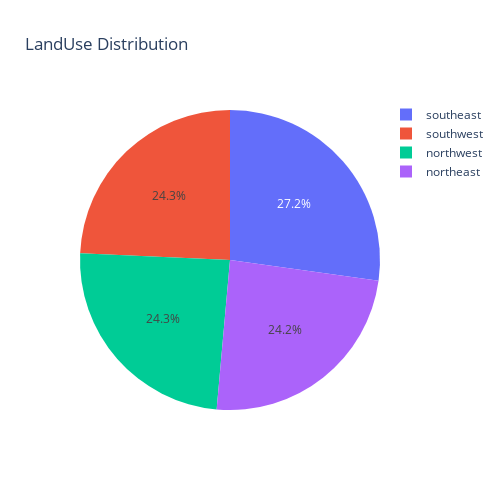

Notebook cell for this chart:
### Markdown cell above
## 4. Charges wrt to Region

### Code cell
# Calculate the count of each LandUse category
landuse_counts = df['region'].value_counts()

# Create a pie chart for LandUse using Plotly
fig = px.pie(df, names=landuse_counts.index, values=landuse_counts.values, title='LandUse Distribution')

# Increase the figure size
fig.update_layout(width=500, height=500)

# Show the pie chart
fig.show()

### Figure 1 — Plotly figure (JSON) as saved in the notebook; plotly's stock layout.template omitted (floating-point values rounded to 4 significant figures)
{"data": [{"domain": {"x": [0, 1], "y": [0, 1]}, "hovertemplate": "label=%{label}<br>value=%{value}<extra></extra>", "labels": ["southeast", "southwest", "northwest", "northeast"], "legendgroup": "", "name": "", "showlegend": true, "type": "pie", "values": [364, 325, 325, 324]}], "layout": {"height": 500, "legend": {"tracegroupgap": 0}, "title": {"text": "LandUse Distribution"}, "width": 500}}
